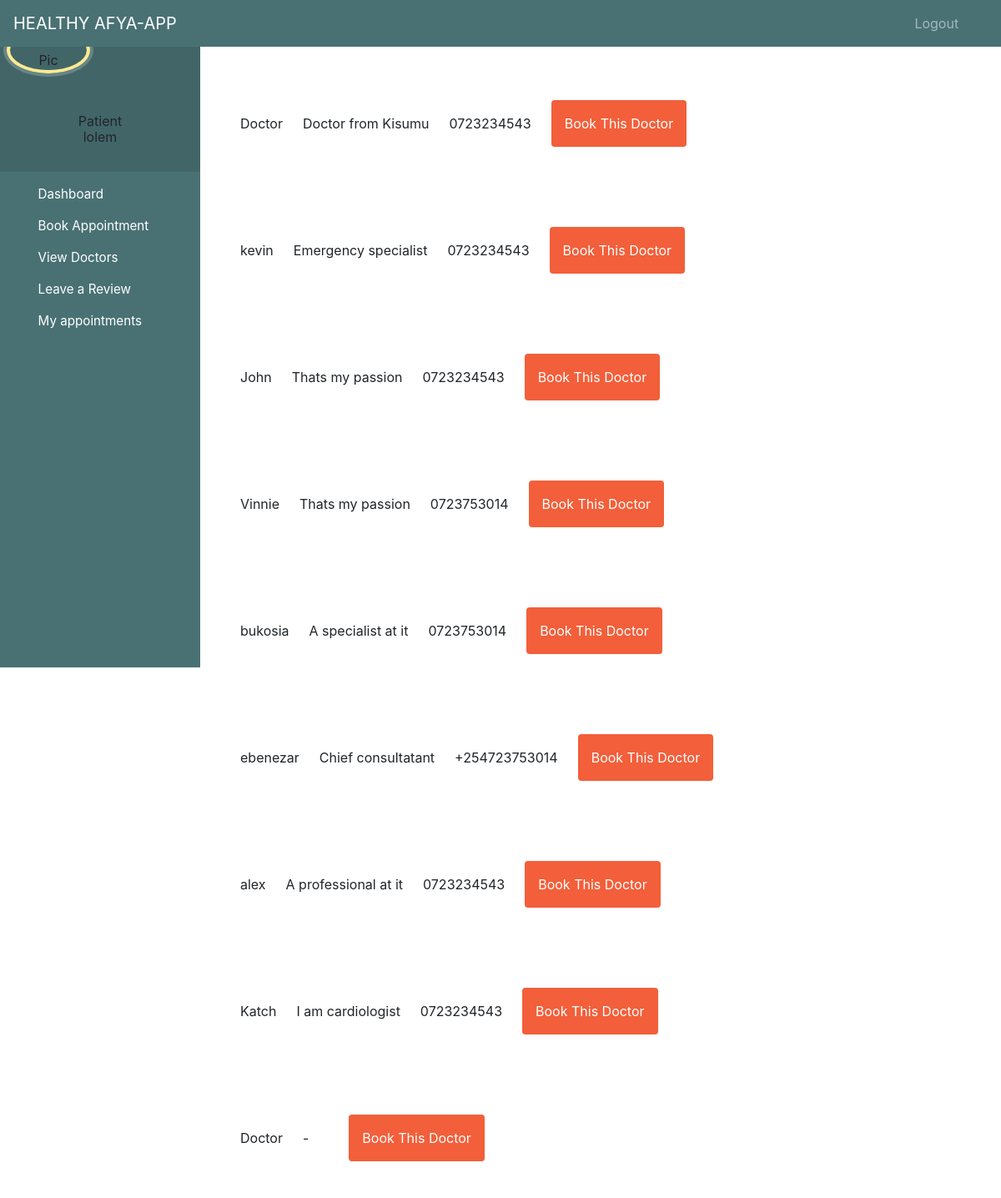
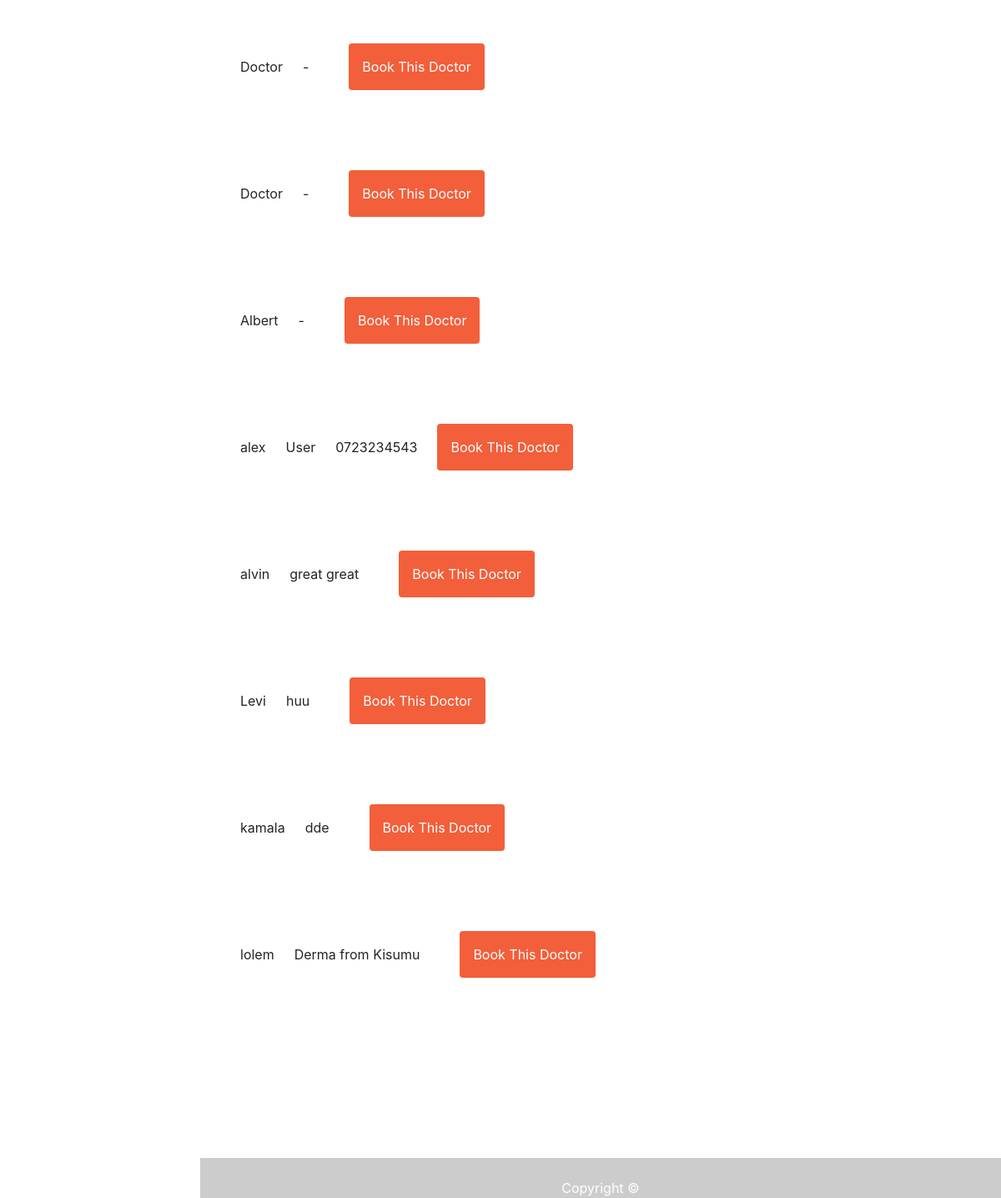
The app's page /all_doctors/ (signed in) with its own data (2 pictures, top to bottom).
### bookingapp/models.py (models this page shows, shortened)
class Doctor(models.Model):
    CARD ='Cardiologist'
    DERMA = 'Dermatologist'
    EMERGE =  'Emergency Specialist'
    ALLERGY = 'Allergy Specialist'
    ANAE = 'Anesthesiologist'
    COLON = 'COlon and Rectal Surgeon'
    NORMAL = 'Consultant'
    SPECIALIZATION_CHOICES = [
        (CARD, 'Cardiologist'),
        (DERMA, 'Dermatologist'),
        (EMERGE, 'Emergency Specialist'),
        (ALLERGY, 'Allergy Specialist'),
        (ANAE, 'Anesthesiologist'),
        (COLON, 'COlon and Rectal Surgeon'),
        (NORMAL, 'Consultant'),
    ]
    user = models.OneToOneField(User, on_delete=models.CASCADE, related_name='doctor', null=True)
    age = models.IntegerField(null=True)
    phone = models.CharField(max_length=255)
    county = models.ForeignKey(County, on_delete=models.CASCADE, null=True)
    specialization = models.CharField(max_length=50,choices=SPECIALIZATION_CHOICES , null=True)
    biography = models.TextField(null=True, default='-')
    birth_date = models.DateField(null=True, blank=True)
    has_schedule = models.BooleanField(default=False)
    last_update = models.DateTimeField(auto_now = True)
    created_at = models.DateTimeField(auto_now_add = True)

### bookingapp/views.py (the view)
# urls.py: path('all_doctors/', views.all_doctors, name='all-doctors'),
def all_doctors(request):
    doctor = Doctor.objects.all()
    return render(request, 'patient/doctors.html', {'doctor': doctor})

### bookingapp/templates/patient/doctors.html (shortened to what this page needs)
{% extends 'patient/dashboard.html' %}
{% load tailwind_tags %}
{% block content %}
<!DOCTYPE html>
<html lang="en">
<head>
    {% tailwind_css %}
</head>
<body>
    {% for doctor in doctor %}
    <table>
    <div class="relative container mx-auto p-6">
        <div class="flex space-x-6 p-6">
    <li class="flex items-center justify-between"> <a href="">{{ doctor.user.first_name }} </a></li>
    <li class="flex items-center justify-between"> {{ doctor.biography }}</li>
    <li class="flex items-center justify-between"> {{ doctor.phone }}</li>
    <a href="{% url 'appointment-form' doctor.id  %}" class="p-3 px-6 pt-2 text-white bg-brightRed rounded baseline hover:bg-brightRedLight">
        Book This Doctor
    </a>
   </div>
</div>
</table>
    {% endfor %}
</body>
</html>
{% endblock %}

### bookingapp/templates/patient/dashboard.html (shortened to what this page needs)
<!DOCTYPE html>
{% load static %}
<html lang="en">
<head>
  <link rel="stylesheet" href="https://stackpath.bootstrapcdn.com/bootstrap/4.3.1/css/bootstrap.min.css">
  <link rel="stylesheet" href="https://maxcdn.bootstrapcdn.com/font-awesome/4.7.0/css/font-awesome.min.css">
</head>
<body>
  <nav class="menu" tabindex="0">
    <header class="avatar">
      <img src="{% static patient.profile_pic.url %}" alt="Profile Pic" />
      <br><br>
      <h6>Patient</h6>
      <h2>{{request.user.first_name}}</h2>
    </header>
    <ul>
      <li tabindex="0" class="icon-dashboard"> <a style="color:white; text-decoration:none;" href="{% url 'dashboard-content' %}"><span>Dashboard</span></a> </li>
      <li tabindex="0" class="icon-calendar"> <a style="color:white; text-decoration:none;" href="{% url 'book-appointment' %}"><span>Book Appointment</span></a></li>
      <li tabindex="0" class="icon-calendar"> <a style="color:white; text-decoration:none;" href="{% url 'all-doctors' %}"><span>View Doctors</span></a></li>
      <li tabindex="0" class="icon-calendar"> <a style="color:white; text-decoration:none;" href="{% url 'patient-reviews' %}"><span>Leave a Review</span></a></li>
      <li tabindex="0" class="icon-users"> <a style="color:white; text-decoration:none;" href="{% url 'view-_all-appointments' %} "><span>My appointments</span></a></li>
    </ul>
  </nav>
  <main>
    <div class="bs-example">
      <nav class="navbar navbar-expand-md  navbar-dark fixed-top" style="background:#497174;">
        <a href="#" class="navbar-brand">HEALTHY AFYA-APP</a>
        <div class="collapse navbar-collapse justify-content-between" id="navbarCollapse">
          <div class="navbar-nav" style=" margin-left: 90%;">
            <a href="{% url 'logout' %}" class="nav-item nav-link">Logout</a>
          </div>
        </div>
      </nav>
    </div>
    <br><br>
    {% block content %}
    {% endblock content %}
    <br><br><br><br><br><br><br>
    <footer>
      <br>
      <div class="container">
        <div class="row">
          <div class="col-md-12 col-sm-12">
            <div style="color:#ffffff;" class="wow fadeInUp footer-copyright">
              <p>
                Copyright &copy;  </p>
            </div>
          </div>
        </div>
      </div>
    </footer>
  </main>
</body>
</html>

### records on screen
Doctor: user.first_name "Doctor", biography "Doctor from Kisumu", phone "0723234543"
Doctor: user.first_name "kevin", biography "Emergency specialist", phone "0723234543"
Doctor: user.first_name "John", biography "Thats my passion", phone "0723234543"
Doctor: user.first_name "Vinnie", biography "Thats my passion", phone "0723753014"
Doctor: user.first_name "bukosia", biography "A specialist at it", phone "0723753014"
Doctor: user.first_name "ebenezar", biography "Chief consultatant", phone "+254723753014"
Doctor: user.first_name "alex", biography "A professional at it", phone "0723234543"
Doctor: user.first_name "Katch", biography "I am cardiologist", phone "0723234543"
Doctor: user.first_name "Doctor", biography "-"
Doctor: user.first_name "Doctor", biography "-"
Doctor: user.first_name "Doctor", biography "-"
Doctor: user.first_name "Albert", biography "-"
Doctor: user.first_name "alex", biography "User", phone "0723234543"
Doctor: user.first_name "alvin", biography "great great"
Doctor: user.first_name "Levi", biography "huu"
Doctor: user.first_name "kamala", biography "dde"
Doctor: user.first_name "lolem", biography "Derma from Kisumu"

### other values on screen
{{ request.user.first_name }} "lolem"
